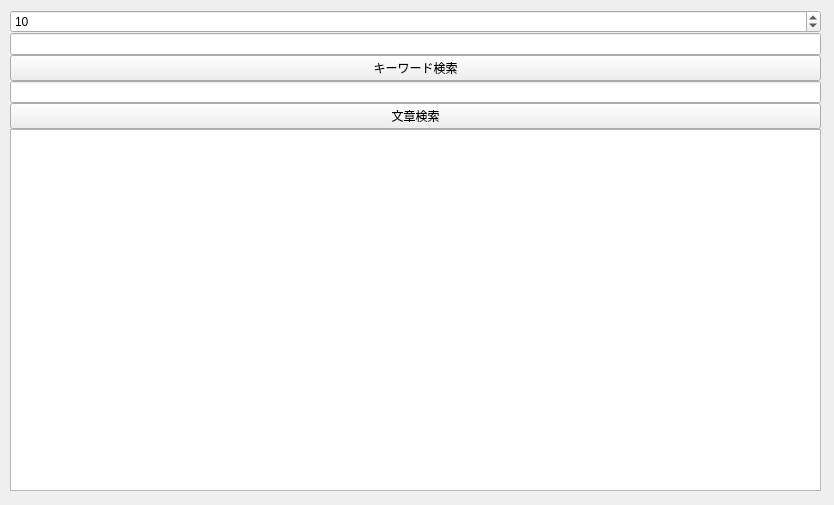
<?xml version="1.0" encoding="UTF-8"?>
<ui version="4.0">
 <class>MainWindow</class>
 <widget class="QMainWindow" name="MainWindow">
  <property name="geometry">
   <rect>
    <x>0</x>
    <y>0</y>
    <width>834</width>
    <height>505</height>
   </rect>
  </property>
  <property name="windowTitle">
   <string>MainWindow</string>
  </property>
  <widget class="QWidget" name="centralwidget">
   <widget class="QWidget" name="verticalLayoutWidget">
    <property name="geometry">
     <rect>
      <x>10</x>
      <y>10</y>
      <width>811</width>
      <height>481</height>
     </rect>
    </property>
    <layout class="QVBoxLayout" name="verticalLayout">
     <property name="spacing">
      <number>0</number>
     </property>
     <property name="leftMargin">
      <number>0</number>
     </property>
     <property name="topMargin">
      <number>0</number>
     </property>
     <property name="rightMargin">
      <number>0</number>
     </property>
     <property name="bottomMargin">
      <number>0</number>
     </property>
     <item>
      <widget class="QSpinBox" name="spinBox">
       <property name="value">
        <number>10</number>
       </property>
      </widget>
     </item>
     <item>
      <widget class="QLineEdit" name="lineEdit"/>
     </item>
     <item>
      <widget class="QPushButton" name="pushButton">
       <property name="text">
        <string>キーワード検索</string>
       </property>
      </widget>
     </item>
     <item>
      <widget class="QLineEdit" name="lineEdit_2"/>
     </item>
     <item>
      <widget class="QPushButton" name="pushButton_2">
       <property name="text">
        <string>文章検索</string>
       </property>
      </widget>
     </item>
     <item>
      <widget class="QPlainTextEdit" name="resulttext">
       <property name="lineWrapMode">
        <enum>QPlainTextEdit::LineWrapMode::NoWrap</enum>
       </property>
       <property name="readOnly">
        <bool>true</bool>
       </property>
      </widget>
     </item>
    </layout>
   </widget>
  </widget>
 </widget>
 <resources/>
 <connections/>
</ui>
